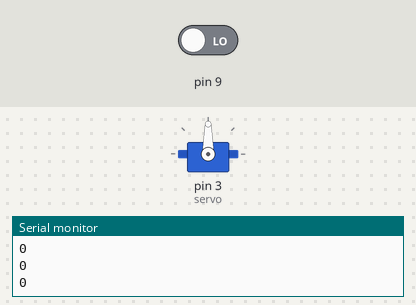
Recording of a sketch running on a simulated Arduino Uno, built with avr-gcc and run on an emulated ATmega328P. Shown: servo, the last lines printed to the serial monitor. The test bench sets the inputs (shaded band); at power-on: pin 9 LOW.

Above: at 1.8 s.
1.9 s: pin 9 driven HIGH
At 2.8 s:
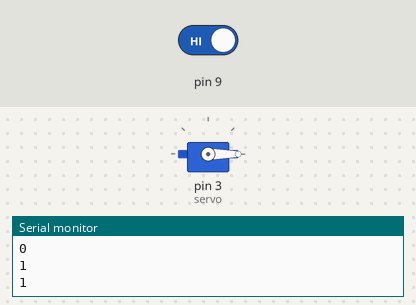
4.9 s: pin 9 driven LOW
At 5.7 s:
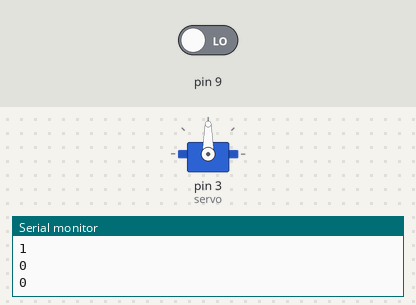
Timing chart, 0 to 7.9 s (numbered marks = the images above; inputs shaded):
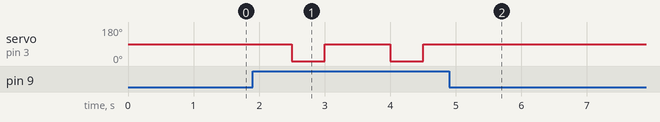

The sketch:

sketch_jun3a.ino
```cpp
#include <Servo.h>

Servo servo;
int pos = 0;
bool state;
int on = 0;
void setup() {
  // put your setup code here, to run once:
  pinMode(9,INPUT);
  servo.attach(3);
  Serial.begin(9600);
}

void loop() {
  // put your main code here, to run repeatedly:
  state = digitalRead(9);
  Serial.println(state);
  if (state) {
    on++;
    delay(500);
  }
  if ( on % 2 == 0 ) {
    servo.write(90);
    delay(500);
  }
  else {
    servo.write(0);
  }
}
```

Measured:
- after the input at 1.9 s, servo on pin 3 (servo): alternates 90° for 1.0 s and 0° for 0.50 s, starting after 0.60 s
- after the input at 4.9 s, servo on pin 3 (servo): stops changing and stays 90°
